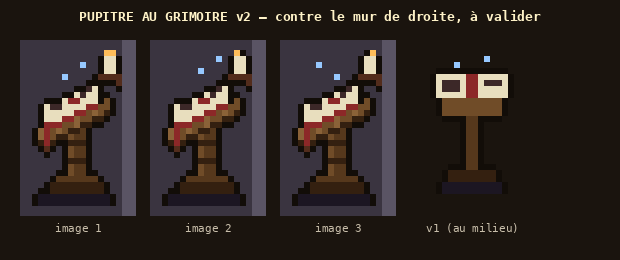

Python code for this plot:
"""Pupitre au grimoire v2 (Thomas, 2026-11-12 : « améliore le pupitre avec le livre, mets-le sur un mur de droite en
adaptant le design »). Collé au mur de DROITE, vu de profil : un lourd pied sculpté, un plateau incliné qui monte vers
le mur, le grimoire ouvert tourné vers la salle (pages épaisses, signet rouge qui pend), une bougie fixée au mur et une
lueur bleue qui s'élève des pages (3 images). 16 × 26 pixels. `python3 art/pupitre_v2.py` écrit art/pupitre_v2.png.
"""
import os, sys
sys.path.insert(0, os.path.dirname(os.path.abspath(__file__)))
from PIL import Image, ImageDraw
from forge_alchimie_v1 import C, Sprite, grimoire_stand
from pix import font


def grimoire_wall(frame=0):
    s = Sprite(16, 26)
    s.r(2, 24, 12, 2, "shadow")
    # Pied : socle large, fût sculpté (bagues), sous le plateau.
    s.r(4, 22, 9, 2, "oak_d").r(5, 21, 7, 1, "oak")
    s.r(7, 13, 3, 8, "oak").r(7, 13, 1, 8, "oak_l").r(7, 15, 3, 1, "oak_d").r(7, 18, 3, 1, "oak_d")
    # Plateau incliné : bas à gauche (vers la salle), haut contre le mur (à droite).
    for i in range(12):
        x = 2 + i
        top = 13 - (i * 5) // 11
        s.r(x, top, 1, 3, "oak_l" if i % 3 else "oak_h")
        s.p(x, top + 2, "oak_d")
    # Grimoire ouvert posé sur le plateau : couverture rouge, pages épaisses, quelques lignes d'encre.
    for i in range(9):
        x = 3 + i
        top = 11 - (i * 5) // 11
        s.p(x, top + 1, "book_r")
        s.r(x, top - 2, 1, 3, "page")
        if i in (1, 2, 6, 7):
            s.p(x, top - 2, "ink")
    s.p(7, 8, "book_r").p(8, 8, "book_r")  # le pli du livre
    # Signet rouge qui pend du bord gauche.
    s.r(3, 12, 1, 4, "book_r").p(3, 16, "rust_d")
    # Bougie fixée au mur, au-dessus du livre.
    s.r(13, 1, 2, 3, "page").r(12, 4, 4, 1, "rust_d").p(15, 5, "rust_d")
    s.done()
    flame = [((13, 0), (14, 0)), ((13, 0),), ((14, 0),)][frame % 3]
    for x, y in flame:
        s.p(x, y, "glow_l")
    # Lueur bleue qui monte des pages.
    for x, y in [((6, 4), (9, 2)), ((7, 3), (10, 1)), ((5, 2), (8, 4))][frame % 3]:
        s.p(x, y, "magic")
    return s


if __name__ == "__main__":
    S = 6
    sheet = Image.new("RGB", (620, 260), (26, 20, 14))
    d = ImageDraw.Draw(sheet)
    d.text((310, 16), "PUPITRE AU GRIMOIRE v2 — contre le mur de droite, à valider", fill=(255, 243, 200), font=font(13), anchor="mm")
    for k in range(3):
        im = grimoire_wall(k).img().resize((16 * S, 26 * S), Image.NEAREST)
        bg = Image.new("RGB", (16 * S + 20, 26 * S + 20), (58, 52, 64))
        d2 = ImageDraw.Draw(bg)
        d2.rectangle([16 * S + 6, 0, 16 * S + 20, 26 * S + 20], fill=(90, 84, 100))  # le mur de droite
        bg.paste(im, (6, 10), im)
        sheet.paste(bg, (20 + k * 130, 40))
        d.text((20 + k * 130 + 58, 40 + 26 * S + 32), f"image {k + 1}", fill=(200, 190, 170), font=font(11, False), anchor="mm")
    old = grimoire_stand(0).img().resize((14 * S, 24 * S), Image.NEAREST)
    sheet.paste(old, (430, 50), old)
    d.text((472, 40 + 26 * S + 32), "v1 (au milieu)", fill=(200, 190, 170), font=font(11, False), anchor="mm")
    sheet.save("art/pupitre_v2.png")
    print("ok")
